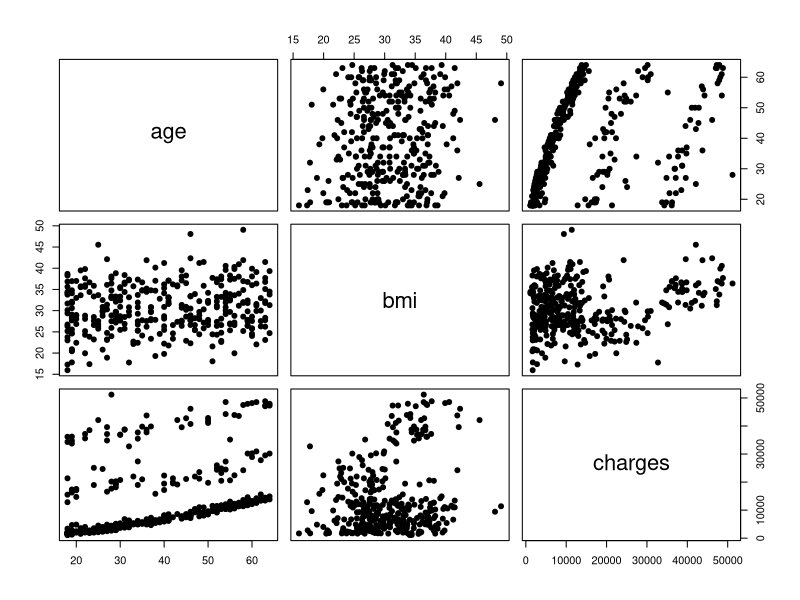

Source code (R):
# Title     : TODO
# Objective : TODO
# Created by: Rodrigo Garoz
# Created on: 16/04/2021
require(ggplot2)
require(reshape2)

raw_data <- read.csv('insurance.csv')
head(raw_data)
pairs(raw_data[,c(1,3,7)], pch = 19)
nrow(raw_data)
sum(is.na(raw_data[,1:7]))
training_size <- floor(0.7*nrow(raw_data))
test_size <- floor(0.3*nrow(raw_data))
set.seed(4)
train_ind <- sample(seq_len(nrow(raw_data)), size = training_size)
train <- raw_data[train_ind,]
test <- raw_data[-train_ind,]
train[,1:6] <- scale(train[,1:6])
head(train)
fit <- lsfit(train[,1:6], train[7], yname = 'charges')
ls.print(fit)